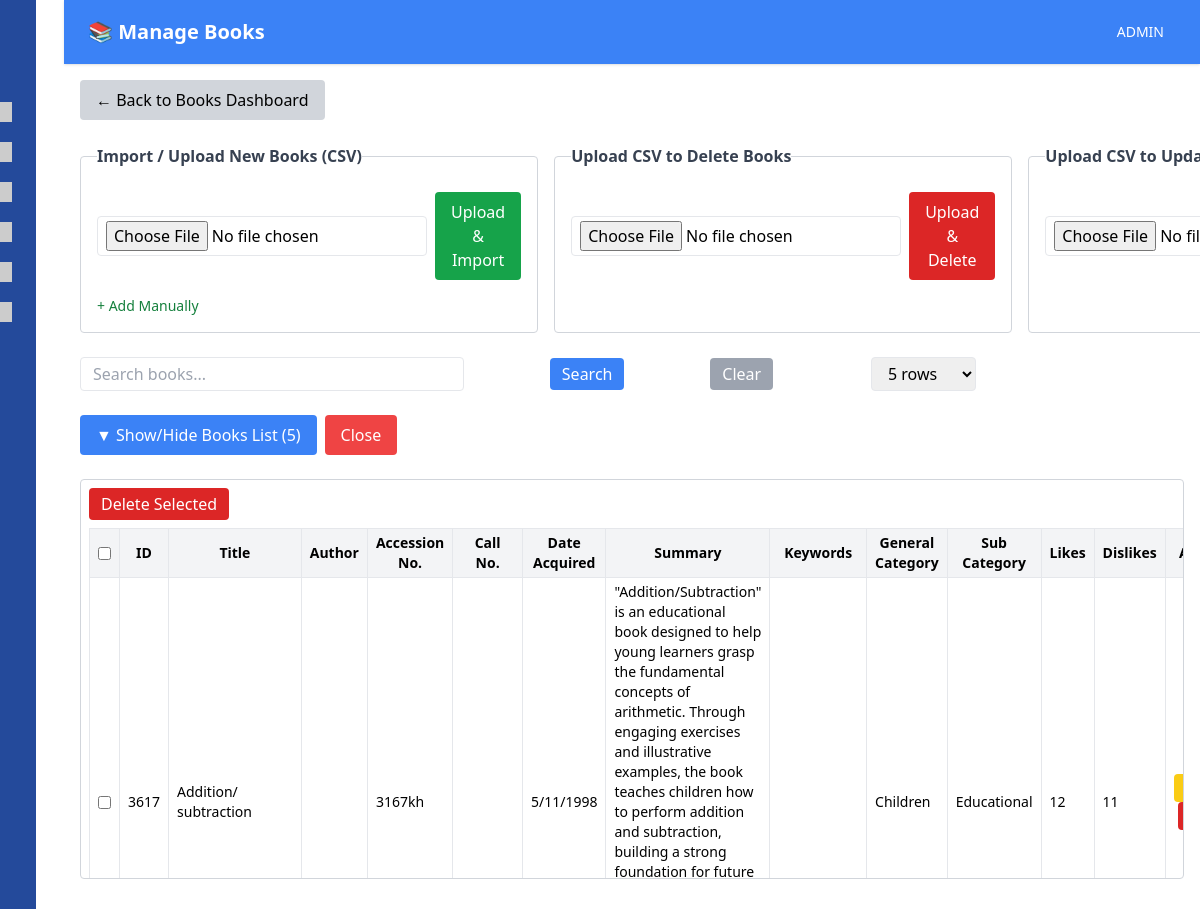
The page /admin/books_tools/manage_books.php on the database its author committed.
### tables this page shows
CREATE TABLE `books` (
  `id` int(11) NOT NULL,
  `TITLE` varchar(255) DEFAULT NULL,
  `AUTHOR` varchar(255) DEFAULT NULL,
  `ACCESSION NO.` varchar(100) DEFAULT NULL,
  `CALL NUMBER` varchar(100) DEFAULT NULL,
  `DATE ACQUIRED` varchar(100) DEFAULT NULL,
  `SUMMARY` text DEFAULT NULL,
  `KEYWORDS` text DEFAULT NULL,
  `General_Category` varchar(100) DEFAULT NULL,
  `Sub_Category` varchar(100) DEFAULT NULL,
  `Like` int(11) DEFAULT NULL,
  `Dislike` int(11) DEFAULT NULL,
  `date_added` date NOT NULL DEFAULT '2000-01-01',
  `status` enum('available','reserved','borrowed','archived') NOT NULL DEFAULT 'available'
);

### admin/books_tools/manage_books.php (the view, shortened to what this page needs)
<?php include('../includes/header.php'); ?>
<?php include('../includes/sidebar.php'); ?>
<?php include('../db.php'); ?>
<?php
$searchTerm = (isset($_GET['search']) && trim($_GET['search']) !== '') ? trim($_GET['search']) : null;
$rowsPerPage = isset($_GET['rows']) && intval($_GET['rows']) > 0 ? intval($_GET['rows']) : 5;
$page = isset($_GET['page']) && intval($_GET['page']) > 0 ? intval($_GET['page']) : 1;
$offset = ($page - 1) * $rowsPerPage;
$whereClause = "";
$sql = "SELECT * FROM books $whereClause ORDER BY TITLE ASC LIMIT $rowsPerPage OFFSET $offset";
$result = $conn->query($sql);
$books = $result ? $result->fetch_all(MYSQLI_ASSOC) : [];
function highlight($text, $term) {
    if (!$term) return htmlspecialchars($text);
    $escapedTerm = preg_quote($term, '/');
    return preg_replace_callback("/($escapedTerm)/i", function($matches) {
        return '<mark>' . htmlspecialchars($matches[0]) . '</mark>';
    }, htmlspecialchars($text));
}
?>
<div class="flex h-screen overflow-hidden">
  <div id="main-content" class="flex-1 flex flex-col min-w-0 ml-[15rem] h-screen transition-all duration-300">
    <header class="h-16 w-full bg-blue-500 text-white flex items-center justify-between px-6 shadow">
      <h1 class="text-xl font-bold">📚 Manage Books </h1>
      <div class="flex items-center space-x-3">
        <span class="text-sm">ADMIN</span>
      </div>
    </header>
    <div class="p-4 space-y-6">
      <a href="../books.php" class="bg-gray-300 hover:bg-gray-400 text-black px-4 py-2 rounded inline-block">← Back to Books Dashboard</a>
      <div class="flex gap-4 max-w-4xl mb-6">
        <fieldset class="border border-gray-300 p-4 rounded flex-1">
          <legend class="font-semibold text-gray-700 mb-2">Import / Upload New Books (CSV)</legend>
          <form action="process_import.php" method="POST" enctype="multipart/form-data" class="flex gap-2 items-center">
            <input type="file" name="file" accept=".csv" required class="flex-grow border rounded px-2 py-1" />
            <button type="submit" name="import" class="bg-green-600 text-white px-4 py-2 rounded hover:bg-green-700">Upload & Import</button>
          </form>
          <a href="add_book_form.php" class="mt-2 block text-sm text-green-700 hover:underline">+ Add Manually</a>
        </fieldset>
        <fieldset class="border border-gray-300 p-4 rounded flex-1">
          <legend class="font-semibold text-gray-700 mb-2">Upload CSV to Delete Books</legend>
          <form action="process_delete.php" method="POST" enctype="multipart/form-data" class="flex gap-2 items-center">
            <input type="file" name="file" accept=".csv" required class="flex-grow border rounded px-2 py-1" />
            <button type="submit" name="delete" class="bg-red-600 text-white px-4 py-2 rounded hover:bg-red-700">Upload & Delete</button>
          </form>
        </fieldset>
        <fieldset class="border border-gray-300 p-4 rounded flex-1">
          <legend class="font-semibold text-gray-700 mb-2">Upload CSV to Update Books</legend>
          <form action="process_update.php" method="POST" enctype="multipart/form-data" class="flex gap-2 items-center">
            <input type="file" name="file" accept=".csv" required class="flex-grow border rounded px-2 py-1" />
          </form>
        </fieldset>
      </div>
      <div class="flex justify-between items-center mb-3 max-w-4xl gap-2">
        <input
          type="text"
          id="searchInput"
          placeholder="Search books..."
          class="border rounded px-3 py-1 flex-grow max-w-sm"
          value="<?= htmlspecialchars($searchTerm) ?>"
          autocomplete="off"
        />
        <button id="searchBtn" class="bg-blue-500 hover:bg-blue-600 text-white px-3 py-1 rounded">Search</button>
        <button id="clearSearchBtn" class="bg-gray-400 hover:bg-gray-500 text-white px-3 py-1 rounded">Clear</button>
        <select id="rowsPerPage" class="border rounded px-3 py-1 ml-3">
          <option value="5" <?= $rowsPerPage == 5 ? 'selected' : '' ?>>5 rows</option>
        </select>
      </div>
      <div class="flex gap-2 items-center mb-2 max-w-4xl">
        <button id="toggleBooksBtn" class="bg-blue-500 text-white px-4 py-2 rounded hover:bg-blue-600">
          <span id="toggleIcon">▼</span> Show/Hide Books List (<?= count($books) ?>)
        </button>
        <button id="closeBooksBtn" class="bg-red-500 text-white px-4 py-2 rounded hover:bg-red-600">Close</button>
      </div>
      <div id="booksList" class="overflow-auto max-h-[400px] border border-gray-300 rounded p-2">
        <form method="POST" onsubmit="return confirm('Delete selected books?');">
          <button type="submit" name="delete_selected" class="mb-2 px-3 py-1 bg-red-600 text-white rounded hover:bg-red-700">
            Delete Selected
          </button>
          <table class="min-w-full text-sm border border-gray-300">
            <thead class="bg-gray-100 sticky top-0">
              <tr>
                <th class="border px-2 py-1"><input type="checkbox" id="select-all" /></th>
                <th class="border px-2 py-1">ID</th>
                <th class="border px-2 py-1">Title</th>
                <th class="border px-2 py-1">Author</th>
                <th class="border px-2 py-1">Accession No.</th>
                <th class="border px-2 py-1">Call No.</th>
                <th class="border px-2 py-1">Date Acquired</th>
                <th class="border px-2 py-1">Summary</th>
                <th class="border px-2 py-1">Keywords</th>
                <th class="border px-2 py-1">General Category</th>
                <th class="border px-2 py-1">Sub Category</th>
                <th class="border px-2 py-1">Likes</th>
                <th class="border px-2 py-1">Dislikes</th>
                <th class="border px-2 py-1">Actions</th>
              </tr>
            </thead>
            <tbody>
              <?php if (count($books) === 0): ?>
                <tr>
                  <td class="border px-2 py-4 text-center italic text-gray-600" colspan="14">
                    No books available yet.
                  </td>
                </tr>
              <?php else: ?>
                <?php foreach ($books as $book): ?>
                  <tr class="hover:bg-gray-50">
                    <td class="border px-2 py-1"><input type="checkbox" name="selected_ids[]" value="<?= $book['id'] ?>" /></td>
                    <td class="border px-2 py-1"><?= htmlspecialchars($book['id']) ?></td>
                    <td class="border px-2 py-1"><?= highlight($book['TITLE'], $searchTerm) ?></td>
                    <td class="border px-2 py-1"><?= highlight($book['AUTHOR'], $searchTerm) ?></td>
                    <td class="border px-2 py-1"><?= highlight($book['ACCESSION NO.'], $searchTerm) ?></td>
                    <td class="border px-2 py-1"><?= highlight($book['CALL NUMBER'], $searchTerm) ?></td>
                    <td class="border px-2 py-1"><?= highlight($book['DATE ACQUIRED'], $searchTerm) ?></td>
                    <td class="border px-2 py-1"><?= highlight($book['SUMMARY'], $searchTerm) ?></td>
                    <td class="border px-2 py-1"><?= highlight($book['KEYWORDS'], $searchTerm) ?></td>
                    <td class="border px-2 py-1"><?= highlight($book['General_Category'], $searchTerm) ?></td>
                    <td class="border px-2 py-1"><?= highlight($book['Sub_Category'], $searchTerm) ?></td>
                    <td class="border px-2 py-1"><?= $book['Like'] ?></td>
                    <td class="border px-2 py-1"><?= $book['Dislike'] ?></td>
                    <td class="border px-2 py-1 space-x-1">
                      <button type="button" class="editBtn bg-yellow-400 px-2 py-1 rounded hover:bg-yellow-500" data-id="<?= $book['id'] ?>">Edit</button>
                      <form method="POST" class="inline" onsubmit="return confirm('Delete this book?');" style="display:inline;">
                        <button type="submit" name="delete_book" class="bg-red-600 px-2 py-1 text-white rounded hover:bg-red-700">Delete</button>
                      </form>
                    </td>
                  </tr>
                <?php endforeach; ?>
              <?php endif; ?>
            </tbody>
          </table>
        </form>
      </div>
    </div>
  </div>
</div>
<?php include('../includes/footer.php'); ?>

### admin/includes/header.php (style rules this page uses)
#main-content { margin-left: 15rem; transition: margin-left 0.3s ease; }
#main-content.collapsed { margin-left: 4rem; }

### rows shown on the page
books: id "3617", TITLE "Addition/ subtraction", highlight "3167kh", DATE ACQUIRED "5/11/1998", SUMMARY "\"Addition/Subtraction\" is an educational book designed to help young learners grasp the fundamental concepts of arithmetic. Through engaging exercises and illustrative examples, the book teaches children how to perform addition and subtraction, building a strong foundation for future…", General_Category "Children", Sub_Category "Educational", Like "12", Dislike "11"

### other values the page prints
count($books) "5"
